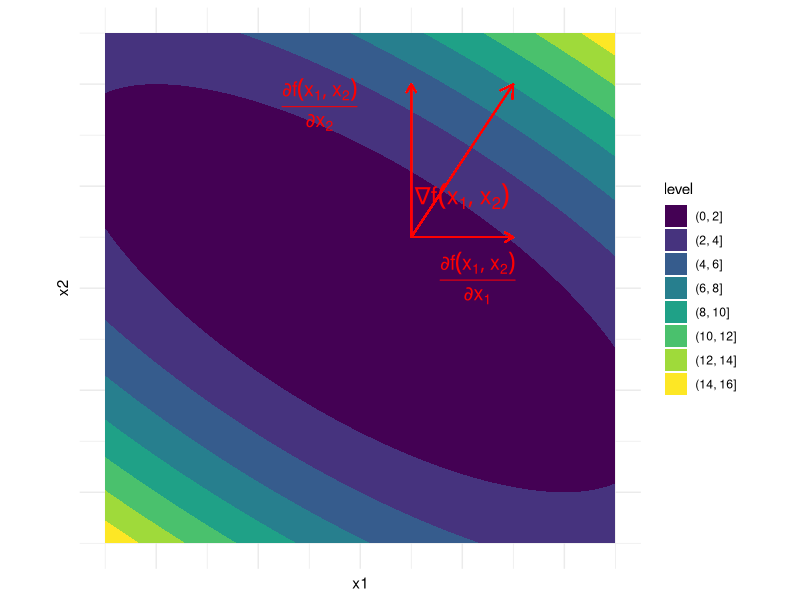

Write R code to recreate this figure.
# ------------------------------------------------------------------------------
# mathematical concepts

# FIG: plot gradients
# ------------------------------------------------------------------------------

set.seed(1L)

library(ggplot2)

# ------------------------------------------------------------------------------
# Define function f(x, y)
f <- function(x, y) (0.5 * x^2 + y^2 + x * y)

# Define gradient ∇f(x, y)
grad_f <- function(x, y) {
  grad_x <- 1 * x + y
  grad_y <- 2 * y + x
  return(c(grad_x, grad_y))
}

# Define grid
xmin <- -2.5
xmax <- 2.5
xv <- seq(xmin, xmax, length.out = 100)
yv <- seq(xmin, xmax, length.out = 100)
grid <- expand.grid(x = xv, y = yv)
grid$z <- with(grid, f(x, y))

# Define gradient at a specific point (xp, yp)
xp <- 0.5
yp <- 0.5
grad_values <- grad_f(xp, yp)

# 2D Contour Plot with Gradient Arrows
p <- ggplot(grid, aes(x = x, y = y, z = z)) +
  geom_contour_filled(aes(z = z, fill = after_stat(level)), bins = 8) +  # Contour shading
  
  # Main gradient vector at (xp, yp)
  geom_segment(aes(x = xp, y = yp, xend = xp + grad_values[1], yend = yp + grad_values[2]), 
               arrow = arrow(length = unit(0.15, "inches")), color = "red") +
  
  # Partial derivative arrows
  geom_segment(aes(x = xp, y = yp, xend = xp, yend = yp + grad_values[2]), 
               arrow = arrow(length = unit(0.1, "inches")), color = "red", alpha = 0.5) +
  geom_segment(aes(x = xp, y = yp, xend = xp + grad_values[1], yend = yp), 
               arrow = arrow(length = unit(0.1, "inches")), color = "red", alpha = 0.5) +
  
  # Labels for arrows (Fixed using expression())
  annotate("text", x = 1.0, y = 0.9, label = expression(nabla * f(x[1], x[2])), color = "red", size = 6) +
  annotate("text", x = 1.15, y = 0.1, label = expression(frac(partialdiff * f(x[1], x[2]), partialdiff * x[1])), color = "red", size = 5) +
  annotate("text", x = -0.4, y = 1.8, label = expression(frac(partialdiff * f(x[1], x[2]), partialdiff * x[2])), color = "red", size = 5) +
  
  # Formatting
  theme_minimal() +
  labs(x = "x1", y = "x2") +
  theme(axis.text = element_blank(), axis.ticks = element_blank()) +
  coord_fixed()

ggsave(filename = "../figure/gradient_unit_vectors.png", p)
